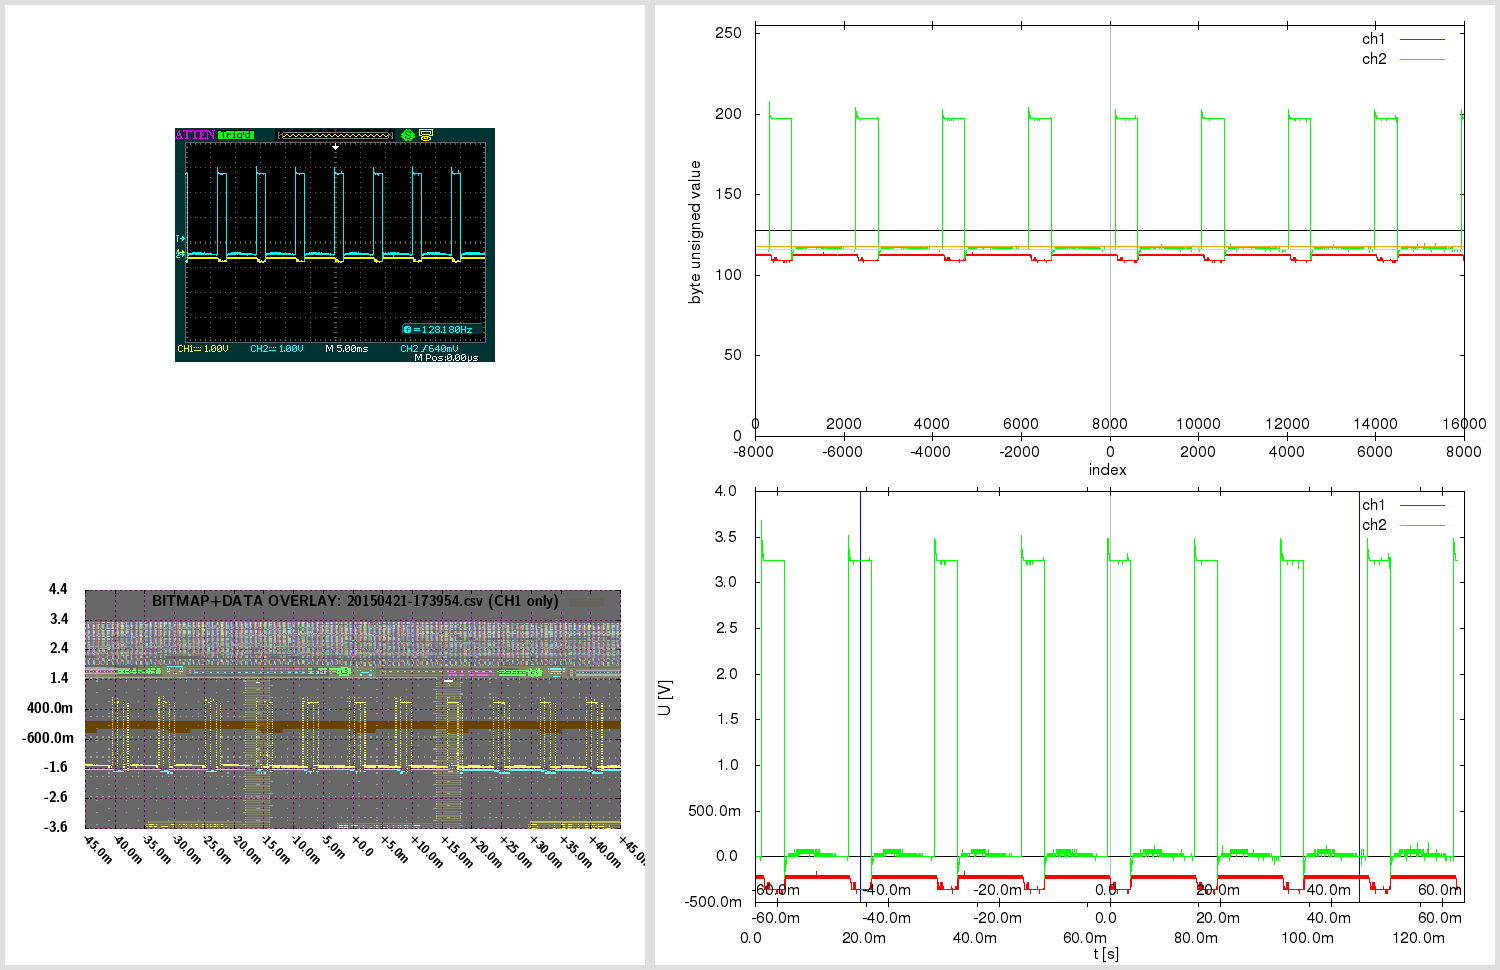

Write gnuplot code to recreate this figure.

# 20150421-173954.gnuplot [generated by /home/warreee/attenload/adsparse-wave.pl]
# single gnuplot file, with two potentially independent scripts
# generates three plots: one based on integer, other based on real (SI) values
# and one bitmap overlay - and then montages them using ImageMagick

# attengrab .csv can just be centered (over t)
# -> the x=0 (t=0) will correspond to scope center
# (but .DAV/.CSV will also need extra sample alignment)

# in Linux, to see available fonts, do:
# fc-list --verbose | grep 'fullname:' | less
# the two fonts used here:
# LMSansDemiCond10-Regular or "Latin Modern Sans Demi Cond"; and Helvetica
# Helvetica doesn't even get reported on my system:
# $ fc-list --verbose | grep 'fullname:' | grep -i 'Helvetica\|Demi Cond'
#	fullname: "LM Sans Demi Cond 10 Regular"(s) "LMSansDemiCond10-Regular"(s)


print "Gnuplotting..."

## "master settings" (shared between both parts of script)

# line color - specified by linestyles
set style line 1 linetype 1 linecolor rgb "red"
set style line 2 linetype 1 linecolor rgb "green"
set style line 3 linetype 1 linecolor rgb "orange"
set style line 4 linetype 1 linecolor rgb "aquamarine"
set style line 5 linetype -1 linecolor rgb "black"
set style line 6 linetype -1 linecolor rgb "gray"
set style line 7 linetype 1 linecolor rgb "blue"


# VARIABLES ########### ########### ###########

fnbase="20150421-173954"
fn_bmp = fnbase . ".bmp"
fn_pngr = fnbase . "_r.png"
fn_pngi = fnbase . "_i.png"
fn_pngov = fnbase . "_ov.png"
fn_pngt = fnbase . "_tmp.png"
fn_pngo = fnbase . ".png"

# scope screen(shot) properties
tdiv = 0.005          # T/DIV (50e-9)
toffs = 0        # time offset (scope) (200e-9)
vdiv1 = 1        # V/DIV CH1 (500e-3)
vdiv2 = 1         # V/DIV CH2 (50e-3)
voffs1 = -0.4         # volt offset CH1 (-1.5)
voffs2 = -0.48       # volt offset CH2 (100e-3)
sampintp  = 8e-06    # (500e-12)
sampintf  = 1/sampintp
sratacqf  = 125000      # (250e6)
sratacqp  = 1/sratacqf
#osf = 1.0    # oversample factor (multiplies .CSV and .DAV time domain) # unused here
adsFactor = 1.28

# (edges of current capture and divisions)
scope_hdiv=18
scope_vdiv=8
# enforce floating point (see below)
scope_trange = scope_hdiv*tdiv*1.0    # (900e-9)
scope_left=toffs-(scope_trange/2)     # (-250e-9)
scope_right=toffs+(scope_trange/2)    # (650e-9)
scope_bottom=-voffs1-(scope_vdiv*vdiv1/2) # -500e-3
scope_top=-voffs1+(scope_vdiv*vdiv1/2)    # 3.5

totalch1Vspan=scope_vdiv*vdiv1
totalch2Vspan=scope_vdiv*vdiv2
ch1Vcoeff = adsFactor*totalch1Vspan/(2**8)
ch2Vcoeff = adsFactor*totalch2Vspan/(2**8)

voffs1int = voffs1/ch1Vcoeff  # -10
voffs2int = voffs2/ch2Vcoeff  # -12

acsv_fn = fnbase . '.csv' # '20130020-013902.csv' # from attenload tmp_wav
acsz=16000         # tmp_wav/.csv size (900)
fts=8e-06         # final timestep (sampling period)
# here scope_trange could be 18*1, with acsz 16000;
# if as integer, 18/16000 would be 0 - enforce floating point
# above enforcing scope_trange to float doesn't work,
# must again here:
tdivp = 1.0*scope_trange/acsz   # sampling rate, based on scope range and numsamples in tmp (1ns)
tdivf = 1/tdivp             # freq based on that sampling rate

# just in case - not needed usually:
triglevel=640e-3
trigholdoff=100e-9

toffsamp = toffs/fts		# 0
# time finetune offset - int (samples) (depends on range)
tfoi = -164


#### extract bitmap from .png, if .bmp not present
# was -crop 480x234+10+10; now -crop 480x234+95+128

cmdstr = 'if (! test -f "'.fn_bmp.'") ; then \
  echo -n "'.fn_bmp.' not found .. " ; \
  if [ -f "'.fn_pngo.'" ] ; then \
    echo -n "'.fn_pngo.' found - extracting" ; \
    convert -crop 480x234+95+128 "'.fn_pngo.'" "'.fn_bmp.'" ; \
  else \
    echo -n "'.fn_pngo.' not found - cannot extract" ; \
  fi ; \
else \
  echo -n "'.fn_bmp.' found - using that" ; \
fi; echo'

#print cmdstr
# note - since cmdstr above uses double quotes,
# must use single quotes for bash here!:
print system("bash -c '". cmdstr ."' 2>&1")


##################################
###### plot directly with unsigned byte data

set terminal png size 840,480
set termoption enhanced
set termoption font "Helvetica, 12"

set output fn_pngi
set datafile separator ","

# set axis label
set xlabel "index" offset 0.0,0.8
set ylabel "byte unsigned value" offset 1.0,0.0


# horizontal line as functions
zeroline(x)=128
ch1offs(x)=128+voffs1int # (-10)
ch2offs(x)=128+voffs2int # (-12)

# vertical line - headless arrow
# "y" scope axis in middle:
ymI = acsz/2
set arrow from ymI,0 to ymI,255 nohead ls 5
# time offset:
toI = ymI - toffs/fts
set arrow from toI,0 to toI,255 nohead ls 6


# must use multiplot here, to have two x-axes
# and thus, must set lmargin, so both graphs match

set size 1.0,0.9      # 0.1/2 = 0.05
set bmargin 0
set lmargin 10
set yrange [0:255] # 8-bit


set multiplot

set origin 0,0.1
set xrange [0:acsz]
set xtics in
set xtics offset 0,graph 0.08
plot \
  zeroline(x) with lines notitle ls 5,\
  acsv_fn using 1:2 with lines title "ch1" ls 1, \
  "" using 1:3 with lines title "ch2" ls 2, \
  ch1offs(x) with lines notitle ls 3, \
  ch2offs(x) with lines notitle ls 4

unset arrow # if big offset, line from prev. can 'leak' in next at diff place, so reset

set origin 0,0.1
set xtics out
set xtics offset 0,graph 0.02
set xrange [-acsz/2:acsz/2-1]
#set xtics nomirror 500
set noytics
set noylabel
unset xlabel # set xlabel ""
set border 1
plot 0 notitle

set nomultiplot


### reset previous settings
#unset border # no work for default
set border    # Draw default borders:
set ytics
unset yrange


##################################
###### plot with converted real SI units

# reset # resets set style line!

set terminal png size 840,480
set termoption enhanced
set termoption font "Helvetica, 12"

set output fn_pngr
set datafile separator ","

# set axis label
set xlabel "t [s]" offset 0.0,0.1
set ylabel "U [V]" offset 1.0,0.0

# axis tics format
set format y "%.1s%c"
set format x "%.1s%c"


# horizontal line as functions
zerolineR(x)=0
# don't show real offsets; they could be way off depending on V/DIV
#ch1offsR(x)=0+(-0.4)
#ch2offsR(x)=0+(-0.48)

# "y" scope axis in middle (the +1 added to ymI so it snaps at 0):
ymR=(ymI+1)*fts
set arrow from ymR,graph 0 to ymR,graph 1 nohead ls 5
# time offset:
toR=toI*fts
set arrow from toR,graph 0 to toR,graph 1 nohead ls 6
# indicate scope range here too
set arrow from scope_left+toR,graph 0 to scope_left+toR,graph 1 nohead ls 7
set arrow from scope_right+toR,graph 0 to scope_right+toR,graph 1 nohead ls 7


# must use multiplot here, to have two x-axes
# and thus, must set lmargin, so both graphs match

set size 1.0,0.9      # 0.1/2 = 0.05
set bmargin 0
set lmargin 10
set yrange [] writeback # since we don't set explicity, must save autorange
set autoscale y

set multiplot

set origin 0,0.13
set xrange [0:acsz*fts]
set xtics out
set xtics offset 0,graph -0.03
plot \
  zerolineR(x) with lines notitle ls 5,\
  acsv_fn using ($4+tfoi*fts):5 with lines title "ch1" ls 1, \
  "" using ($4+tfoi*fts):6 with lines title "ch2" ls 2

set yrange restore # this saves the found yrange after `plot`
unset arrow # if big offset, line from prev. can 'leak' in next at diff place, so reset

set origin 0,0.13
set xtics out
set xtics offset 0,graph 0.02
set xrange [(-acsz/2)*fts:(acsz/2-1)*fts]
set noytics
set noylabel
unset xlabel # set xlabel ""
set border 1
plot GPVAL_Y_MIN notitle

set origin 0,0.13
set xtics in
set xtics offset 0,graph 0.08
# wrong to put xrange [scope_left:scope_right] here;
# as [scope_left:scope_right] could be a snippet,
# and this graph shows entire capture!
# simply move the previous scale for toffset
toRR=(acsz/2.)*fts-toR
set xrange [(-acsz/2)*fts+toRR:(acsz/2-1)*fts+toRR]
set noytics
set noylabel
unset xlabel # set xlabel ""
set border 1
plot GPVAL_Y_MIN notitle

set nomultiplot


##################################
###### plot with bitmap and data overlay

# here 840,480 remains as output png size,
# even if not set explicitly; also, make
# the height smaller - so can have gravity North in montage

set terminal png truecolor size 640,305 # size 840,480
set termoption enhanced
myfont="LMSansDemiCond10-Regular"   # LMSansDemiCond10-Regular or "Latin Modern Sans Demi Cond"
# cannot do concatenation direct in termoption line, so in separate string
myfontb="".myfont.", 12"
set termoption font myfontb

set output fn_pngov
set datafile separator ","


set autoscale
unset xtics
unset ytics
unset border
unset arrow # delete all arrows
unset object # (hopefully) delete objects?

set xrange [scope_left:scope_right]
xticstep=(scope_right-scope_left)/scope_hdiv
set xtics in scope_left,xticstep,scope_right scale 1
set yrange [scope_bottom:scope_top]
yticstep=(scope_top-scope_bottom)/scope_vdiv
set ytics in scope_bottom,yticstep,scope_top scale 1
set grid xtics ytics back linecolor rgb "magenta"
# right is only gnuplot 4.6 - without it ok w/ 4.4
#set xtics rotate by -45 offset 2.5,-1.50 right format "%+.1s%c" font myfont.',10'
set xtics rotate by -45 offset 0.0,0.0 format "%+.1s%c" font myfont.',10'
set key noenhanced

# dimensions of scope screenshot bitmap
bmp_w=480
bmp_h=234

# alpha bmp transparency [0:255]
bmp_alpha = 150
# boxes fillstyle transparent solid 0.10
box_transp = (1.-(acsz/16384.))*0.9 + 0.10

# plot string for data in transparent bitmap:
plot1au = "(($0-acsz/2.+tfoi)*fts+toffs):($5)"

# bmp_w=480 bmp_h=234 ; inside 451x201+15+14
# on plot: scope_left:scope_right and scope_bottom:scope_top!
# (so toffset is built in!)

bdx = scope_trange/(451.0-1)  # [s/pixel] /451: 1.99557e-09 vs 2.000e-9 manually
bdy = totalch1Vspan/(201.0-1) # [V/pixel] /201: 0.0199005 vs 0.02005 manually
bofx = -((scope_trange/2.0)-toffs+(15.0+0)*bdx) #-15.0*bdx # -2.8e-7
bofy = -((totalch1Vspan/2.0)+voffs1+(14.0+5)*bdy) #-14.0*bdy # -0.88

# seems `boxes fillstyle transparent solid 0.40` makes some seethroughs
# or something with bmp alpha overlay; but even without, all the same?
# because the red + blue (somehow inverted) creates a gray.. better green or orange

_plot_str = "zerolineR(x) with lines notitle ls 1,\
acsv_fn \
  using ".plot1au." with boxes fillstyle transparent solid box_transp noborder linestyle 3\
  title 'BITMAP+DATA OVERLAY: '.acsv_fn.' (CH1 only)',\
fn_bmp \
  binary array=(bmp_w,bmp_h) skip=54 format='%uchar' \
  dx=bdx dy=bdy origin=(bofx,bofy) \
  using 1:2:3:(bmp_alpha) \
  with rgbalpha t ''"

# seems actual plot in screenshot bitmap (480 × 234)
#  is at: 451x201+15+14; aspect ratio 201/451 = 0.445676
set size ratio 0.445676

eval("plot " . _plot_str)




##################################
###### montage commands

# used to be in attengrab; now here
# call ImageMagick montage via system
# and montage in `gnuplot` (easier to separate)

print "Montaging images..."
# this works in ImageMagick 6.6.2-6, but not in 6.5.7-8
#      '.fn_pngov.' -gravity Center -extent x480  \#
# must spec -extent 640x480 for 6.5

cmdstr = 'montage \
  <(montage \
    <(convert \
      '.fn_bmp.' -gravity Center -crop 640x480-10+0! -flatten  \
      bmp:-) \
    <(convert \
      '.fn_pngov.' -gravity Center -extent 640x480  \
      bmp:-) \
  -tile 1x -geometry +0+0  \
  bmp:-) \
  <(montage \
    '.fn_pngi.' \
    '.fn_pngr.' \
  -tile 1x -geometry +0+0  \
  bmp:-) \
-geometry +0+0 -border 5 \
'.fn_pngo

print cmdstr
print system('bash -c "'. cmdstr .'" 2>&1')

print "Deleting temp files ..."

delcmd = "rm"

# leave the bitmap for now
# actually, let attengrab handle it - since
# it may need to be re-taken!
# #cmdstr = delcmd ." ". fn_bmp
# #print cmdstr . "  " . system(cmdstr . " 2>&1")

cmdstr = delcmd ." ". fn_pngr
print cmdstr . "  " . system(cmdstr . " 2>&1")

cmdstr = delcmd ." ". fn_pngi
print cmdstr . "  " . system(cmdstr . " 2>&1")

cmdstr = delcmd ." ". fn_pngov
print cmdstr . "  " . system(cmdstr . " 2>&1")




# note:
# set terminal png size 840,480 # size defaults to 640x480 px
# set terminal pdf size 10,3 # size defaults to 5x3 in
# enhanced text: set termoption enhanced

# vertical line - headless arrow
# need ymin and ymax; gnuplot gives them only after plot -
# - and even then they do not correspond to end ticks
# - and even then, cannot get the arrow to show, after the second `plot`
# .. nor can I edit it anyhow; it must run before the first `plot`
# so instead of that, position y coordinates relative to graph (0 to 1)
#set arrow 1 from graph 0.5,0 to graph 0.5,1 nohead ls 5

# in multiplot, yrange should be after the size command
# note: xrange could be 2250 or 450
# so leave it to autoscale here? will be accurate since it's integer index...
# now set explicitly by script # below in multiplot

# axis tics format
# for engineering notation - 'help format specifiers':
# "A 'scientific' power is one such that the exponent is a multiple of three."

# print "Montaging images..."

# "The 'tile' size is then set to the largest dimentions
# of all the resized images, and the size actually specified."
# "by removing the 'size' component, non of the images will
# be resized, and the 'tile' size will be set to the largest
# dimensions of all the images given"
# not so simple: http://unix.stackexchange.com/questions/4046/
# can be done in one command with bash subprocess pipes (bash only)
# was: .fn_bmp.' -gravity NorthWest ; fn_pngov.' -gravity North
# can pad with -gravity Center -extent 640x480;
# but also with crop! -flatten - there have offset too!
# -geometry +2+2 can also mess up the last -border 5 !

# bmp scale worked for:
# bmp_w=480 bmp_h=234 ; inside 451x201+15+14
# tdiv = 5e-08,  toffs = 2e-07,  vdiv1 = 0.5,   voffs1 = -1.5,
# dx=2.000e-9 dy=0.02005 origin=(-2.8e-7,-0.88) for
# tspan = 18*tdiv = 18*5e-08 = 9e-07s
# vspan1 = 8*vdiv1 = 8*0.5 = 4V
# tspan/451 = 9e-07/451 = 1.99557e-09 s/pixel
# vspan1/201 = 4/201 = 0.0199005 V/pixel
# bdx=tspan/(451-1) = '9e-07/(451-1)' = 2e-09
# bdy=vspan1/(201-1) = '4/(201-1)' = 0.02
# 15*bdx = 15*2e-9 = 3e-08
# 14*bdy = 14*0.02 = 0.28
# 15*1.99557e-09 = 2.99335e-08
# 14*0.0199005 = 0.278607
